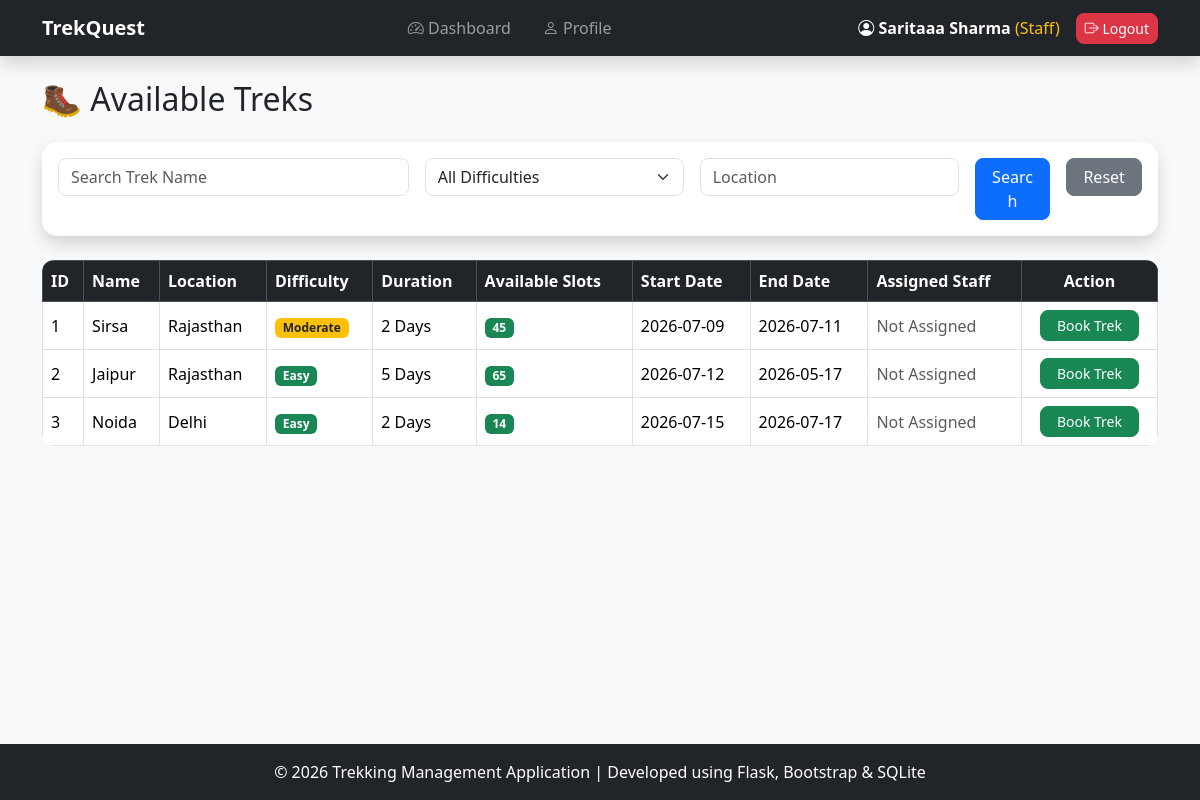
Before: /available-treks (signed in) with the older database file.
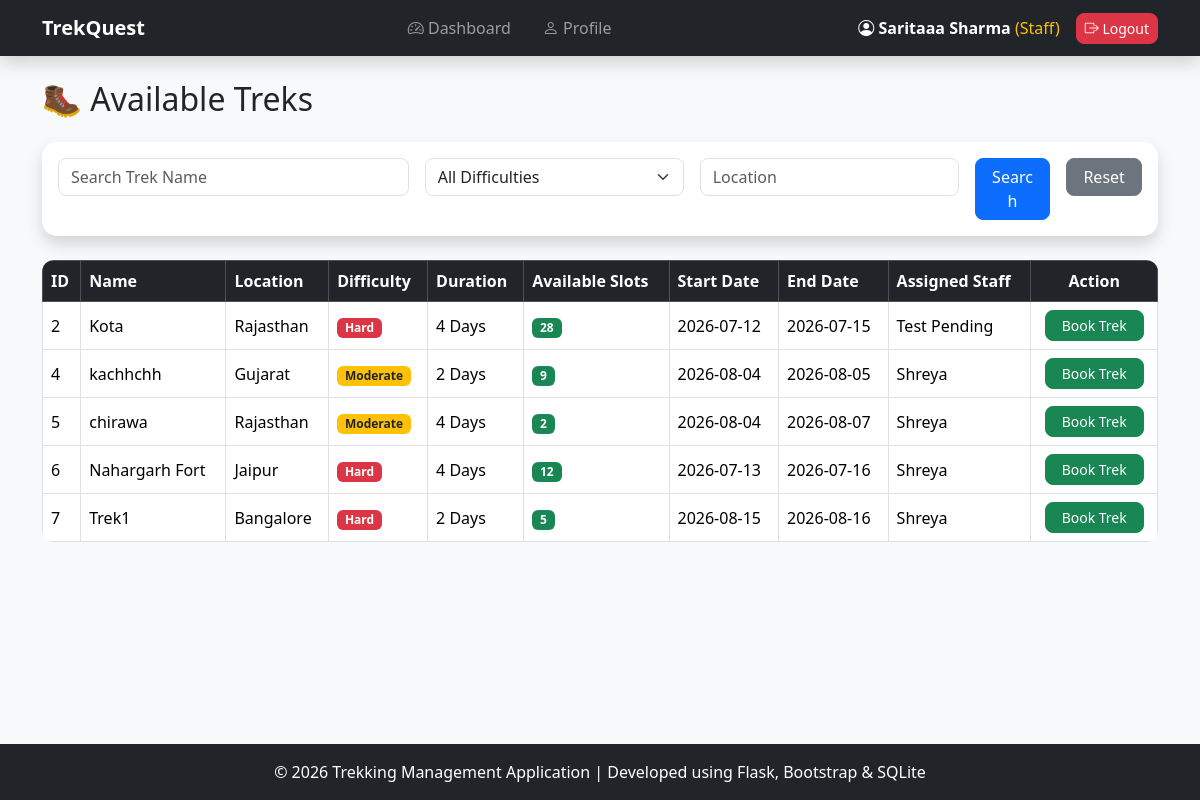
After: the same page with the newer database file.
### models.py (models this page shows, shortened)
class Trek(db.Model):
    __tablename__ = "treks"
    id = db.Column(
        db.Integer,
        primary_key=True
    )
    name = db.Column(
        db.String(100),
        nullable=False
    )
    location = db.Column(
        db.String(100)
    )
    difficulty = db.Column(
        db.String(50)
    )
    duration = db.Column(
        db.Integer
    )
    available_slots = db.Column(
        db.Integer
    )
    start_date = db.Column(
        db.String(50)
    )
    end_date = db.Column(
        db.String(50)
    )
    status = db.Column(
        db.String(50),
        default="Open"
    )
    staff_id = db.Column(
        db.Integer,
        db.ForeignKey("users.id")
    )
    staff = db.relationship(
    "User",
    foreign_keys=[staff_id]
    )

class User(UserMixin, db.Model):
    __tablename__ = "users"
    id = db.Column(
        db.Integer,
        primary_key=True
    )
    name = db.Column(
        db.String(100),
        nullable=False
    )
    email = db.Column(
        db.String(100),
        unique=True,
        nullable=False
    )
    password = db.Column(
        db.String(200),
        nullable=False
    )
    role = db.Column(
        db.String(20),
        nullable=False
    )
    status = db.Column(
        db.String(20),
        default="active"
    )

### app.py (the view)
@app.route("/available-treks")
@login_required
def available_treks():
    search = request.args.get("search", "")
    difficulty = request.args.get("difficulty", "")
    location = request.args.get("location", "")
    treks = Trek.query.filter_by(status="Open")
    if search:
        treks = treks.filter(Trek.name.contains(search))
    if difficulty:
        treks = treks.filter(Trek.difficulty == difficulty)
    if location:
        treks = treks.filter(Trek.location.contains(location))
    treks = treks.all()
    return render_template(
        "available_treks.html",
        treks=treks,
        search=search,
        difficulty=difficulty,
        location=location
    )

### app.py (called while the page is built)
@login_manager.user_loader
def load_user(user_id):
    return User.query.get(
        int(user_id)
    )

### templates/available_treks.html (shortened to what the changed rows need)
{% extends "base.html" %}
{% block content %}
<div class="container mb-5">
    <h2 class="mb-4">
        🥾 Available Treks
    </h2>
    {% if treks %}
    <div class="table-responsive">
        <table class="table table-hover table-bordered align-middle">
            <thead class="table-dark">
                <tr>
                    <th>ID</th>
                    <th>Name</th>
                    <th>Location</th>
                    <th>Difficulty</th>
                    <th>Duration</th>
                    <th>Available Slots</th>
                    <th>Start Date</th>
                    <th>End Date</th>
                    <th>Assigned Staff</th>
                    <th class="text-center">Action</th>
                </tr>
            </thead>
            <tbody>
            {% for trek in treks %}
            <tr>
                <td>{{ trek.id }}</td>
                <td>{{ trek.name }}</td>
                <td>{{ trek.location }}</td>
                <td>
                    {% if trek.difficulty == "Easy" %}
                        <span class="badge bg-success">
                            Easy
                        </span>
                    {% elif trek.difficulty == "Moderate" %}
                        <span class="badge bg-warning text-dark">
                            Moderate
                        </span>
                    {% else %}
                        <span class="badge bg-danger">
                            Hard
                        </span>
                    {% endif %}
                </td>
                <td>{{ trek.duration }} Days</td>
                <td>
                    {% if trek.available_slots > 0 %}
                        <span class="badge bg-success">
                            {{ trek.available_slots }}
                        </span>
                    {% else %}
                        <span class="badge bg-danger">
                            Full
                        </span>
                    {% endif %}
                </td>
                <td>{{ trek.start_date }}</td>
                <td>{{ trek.end_date }}</td>
                <td>
                    {% if trek.staff %}
                        {{ trek.staff.name }}
                    {% else %}
                        <span class="text-muted">
                            Not Assigned
                        </span>
                    {% endif %}
                </td>
                <td class="text-center">
                    <a href="{{ url_for('book_trek', trek_id=trek.id) }}"
                       class="btn btn-success btn-sm px-3">
                        Book Trek
                    </a>
                </td>
            </tr>
            {% endfor %}
            </tbody>
        </table>
    </div>
    {% else %}
    <div class="alert alert-warning">
        No matching treks found.
    </div>
    {% endif %}
</div>
{% endblock %}

Changed rows visible on the page:
removed Trek: id "1", name "Sirsa", location "Rajasthan", difficulty "Moderate", duration "2", available_slots "45", start_date "2026-07-09", end_date "2026-07-11", shows "Not Assigned"
no longer on this page (row edited): Trek: id "3", name "Noida", location "Delhi", difficulty "Easy", duration "2", available_slots "14", start_date "2026-07-15", end_date "2026-07-17", shows "Not Assigned"
changed Trek id 2: name "Jaipur" → "Kota"; duration "5" → "4"; available_slots "65" → "28"; end_date "2026-05-17" → "2026-07-15"; staff.name (not shown) → "Test Pending"; difficulty "Easy" → "Hard"; no longer shows "Not Assigned"
added Trek: id "4", name "kachhchh", location "Gujarat", difficulty "Moderate", duration "2", available_slots "9", start_date "2026-08-04", end_date "2026-08-05", staff.name "Shreya"
added Trek: id "5", name "chirawa", location "Rajasthan", difficulty "Moderate", duration "4", available_slots "2", start_date "2026-08-04", end_date "2026-08-07", staff.name "Shreya"
added Trek: id "6", name "Nahargarh Fort", location "Jaipur", difficulty "Hard", duration "4", available_slots "12", start_date "2026-07-13", end_date "2026-07-16", staff.name "Shreya"
added Trek: id "7", name "Trek1", location "Bangalore", difficulty "Hard", duration "2", available_slots "5", start_date "2026-08-15", end_date "2026-08-16", staff.name "Shreya"
